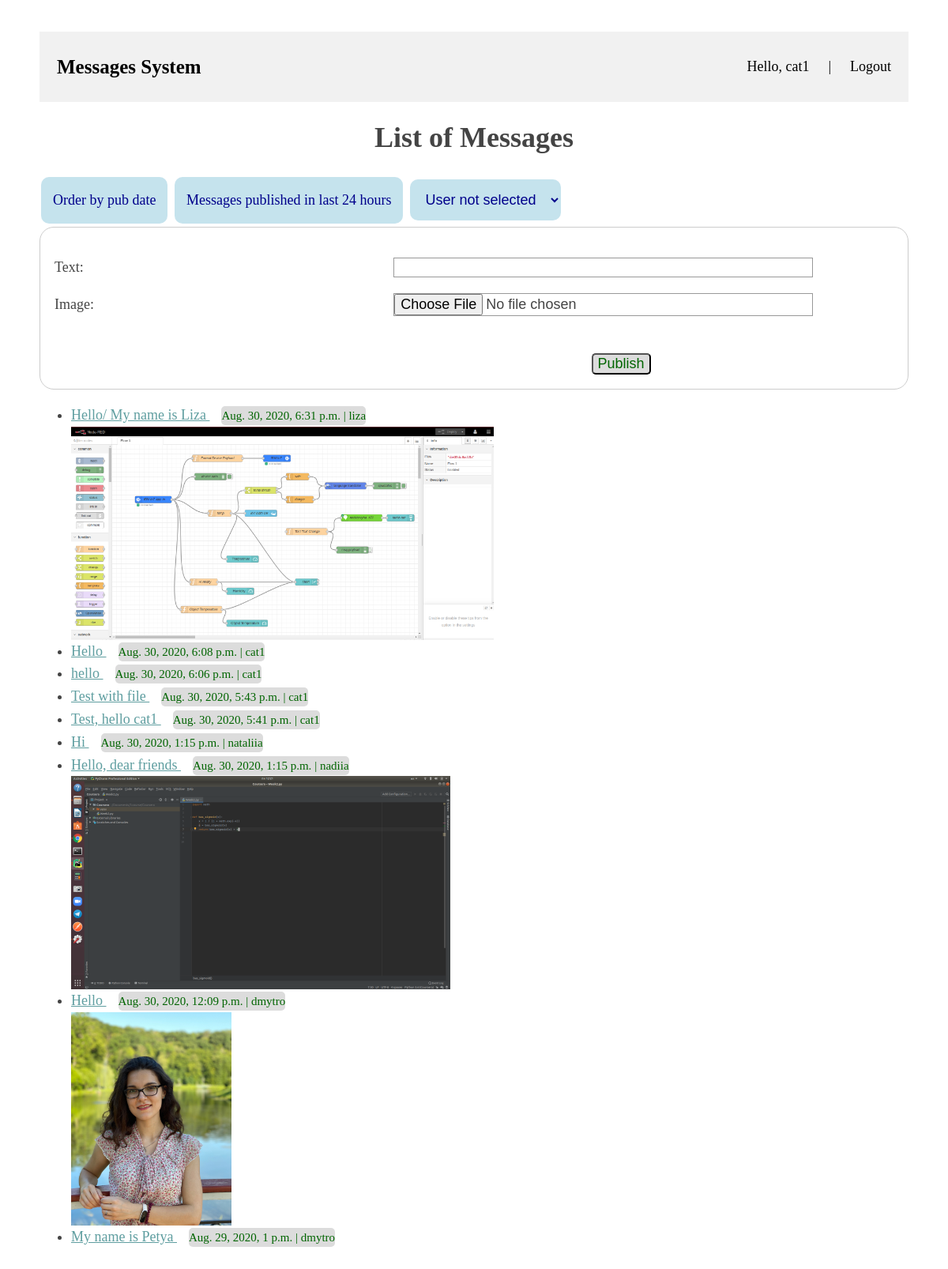
Screenshot of / (signed in) with the database file from the repository.
### messages/models.py (models this page shows)
class Message(models.Model):
    user = models.ForeignKey(User, on_delete=models.CASCADE)
    text = models.CharField(max_length=255)
    pub_date = models.DateTimeField('date published', default=datetime.now)
    image = models.ImageField(upload_to='images', null=True, blank=True)

### messages/views.py (the view, shortened to what this page needs)
# urls.py: path(r'', index),
def index(request):
    user = request.user
    if not user.is_authenticated:
        return redirect(reverse('login'))
    order_by = request.GET.get('order', '-pub_date')
    filters = {}
    last_24_hours = request.GET.get('last_24_hours', False) == 'true'
    if last_24_hours:
        filters['date_from'] = datetime.now() - timedelta(days=1)
    user_id = request.GET.get('user_id')
    if user_id:
        filters['user_id'] = user_id
    message_service = MessageService()
    messages = message_service.get_messages(
        order_by=order_by,
        **filters
    )
    return render(
        request,
        "index.html",
        {
            "form": MessageForm,
            "latest_messages": messages,
            "order_by": order_by,
            "last_24_hours": last_24_hours,
            "users": User.objects.all(),
            "selected_user": user_id,
        }
    )

### messages/service.py (called while the page is built)
    def get_messages(self, order_by='-pub_date', **filters):
        query = self.model.objects
        date_from = filters.get('date_from')
        if date_from:
            query = query.filter(pub_date__gt=date_from)
        user_id = filters.get('user_id')
        if user_id:
            query = query.filter(user_id=user_id)
        query = query.order_by(order_by)
        return query.all()

### messages/templates/index.html (shortened to what this page needs)
{% extends "base.html" %}
{% block content %}
    <h1>List of Messages</h1>
    {% if order_by == "-pub_date" %}
        <a
                class="button"
                href="/messages/?order=pub_date&last_24_hours=
{% if last_24_hours%}true{% else %}false{% endif %}
{% if selected_user %}&user_id={{selected_user}}{% endif %}"
        >
            Order by pub date
        </a>
    {% endif %}
    {% if last_24_hours %}
        <a class="filter" href="/messages/">Clear filter</a>
    {% else %}
        <a
                class="filter"
                href="/messages/?last_24_hours=true&?order_by={{order_by}}
{% if selected_user %}&user_id={{selected_user}}{% endif %}"
        >
            Messages
            published in
            last 24
            hours
        </a>
    {% endif %}
    <select class="filter" name="user-filter" id="user-filter"
            onchange="document.location=document.location.origin+document.location.pathname+'?user_id='+this
            .options[this.selectedIndex].value">
        <option value="" {% if selected_user is None %}selected{% endif %}>User not selected</option>
    </select>
    <form method="post" enctype="multipart/form-data">
        {{ form.as_p }}
        <br><button class="publish" type="submit">Publish</button>
    </form>
    {% if latest_messages %}
        <ul>
            {% for messages in latest_messages %}
                <li>
                    <a href="/messages/{{ messages.id }}/">
                        {{ messages.text }} <small>{{ messages.pub_date }} | {{ messages.user.username }}</small>
                    </a>
                </li>
                {% if messages.image %}
                    <img src="/media/{{messages.image}}" alt="Image">
                {% endif %}
            {% endfor %}
        </ul>
    {% else %}
        <p>You have no available messages</p>
    {% endif %}
{% endblock %}

### messages/templates/base.html (shortened to what this page needs)
{% load static %}
{% load tz %}
<html lang="ua">
<head>
    <link rel="stylesheet" type="text/css" href="{% static 'main.css' %}"/>
</head>
{% timezone "Europe/Kiev" %}
<body>
    <div class="header">
      <a href="{% url 'messages:index'  %}" class="logo">Messages System</a>
      <div class="header-right">
        {% if user.is_authenticated %}
            <span>Hello, {{ user.username }}</span>
            <span>|</span>
            <a href="{% url 'logout' %}">Logout</a>
        {% else %}
            <a href="{% url 'login' %}">Login</a>
            <a href="{% url 'messages:signup' %}">Sign up</a>
        {% endif %}
      </div>
    </div>
    {% block content %}
    {% endblock %}
{% endtimezone %}
</body>
</html>

### messages/static/main.css (style rules this page uses)
.header { overflow: hidden; background-color: #f1f1f1; padding: 20px 10px; }
.header a, span { float: left; color: black; text-align: center; padding: 12px; text-decoration: none; font-size: 18px; line-height: 25px; border-radius: 4px; }
.header a.logo { font-size: 25px; font-weight: bold; }
.header-right { float: right; }
body { margin:40px auto; line-height:1.6; font-size:18px; color:#444; padding:0 50px; }
h1,h2,h3 { line-height:1.2; text-align: center; }
a.button, a.filter, select.filter { color: darkblue; background-color: rgba(173, 216, 230, 0.7); border: 15px burlywood; padding: 15px 15px; border-radius: 10px; text-align: center; text-decoration: none; display: inline-block; font-size: 18px; margin: 4px 2px; }
button.publish { font-size: 1em; color: darkgreen; background-color: gainsboro; border-radius: 5px; margin-left: 37.75em; cursor: pointer; }
small { color: darkgreen; background-color: gainsboro; border-radius: 5px; text-decoration: none; display: inline-block; margin-left: 1em; }
a { color: cadetblue; }
form { margin: 0 auto; padding: 1em; border: 1px solid #CCC; border-radius: 1em; }
label { display: inline-block; text-align: left; width: 40%; }
input { font: 1em sans-serif; -moz-box-sizing: border-box; box-sizing: border-box; border: 1px solid #999; width: 50%; }
p, div.button { text-align: left; }
img { position: relative; height: 15em; }

### rows the page displays
Message: text "Hello/ My name is Liza", pub_date "Aug. 30, 2020, 6:31 p.m.", user.username "liza", image (picture)
Message: text "Hello", pub_date "Aug. 30, 2020, 6:08 p.m.", user.username "cat1"
Message: text "hello", pub_date "Aug. 30, 2020, 6:06 p.m.", user.username "cat1"
Message: text "Test with file", pub_date "Aug. 30, 2020, 5:43 p.m.", user.username "cat1"
Message: text "Test, hello cat1", pub_date "Aug. 30, 2020, 5:41 p.m.", user.username "cat1"
Message: text "Hi", pub_date "Aug. 30, 2020, 1:15 p.m.", user.username "nataliia"
Message: text "Hello, dear friends", pub_date "Aug. 30, 2020, 1:15 p.m.", user.username "nadiia", image (picture)
Message: text "Hello", pub_date "Aug. 30, 2020, 12:09 p.m.", user.username "dmytro", image (picture)
Message: text "My name is Petya", pub_date "Aug. 29, 2020, 1 p.m.", user.username "dmytro"

### other values shown
{{ user.username }} "cat1"
